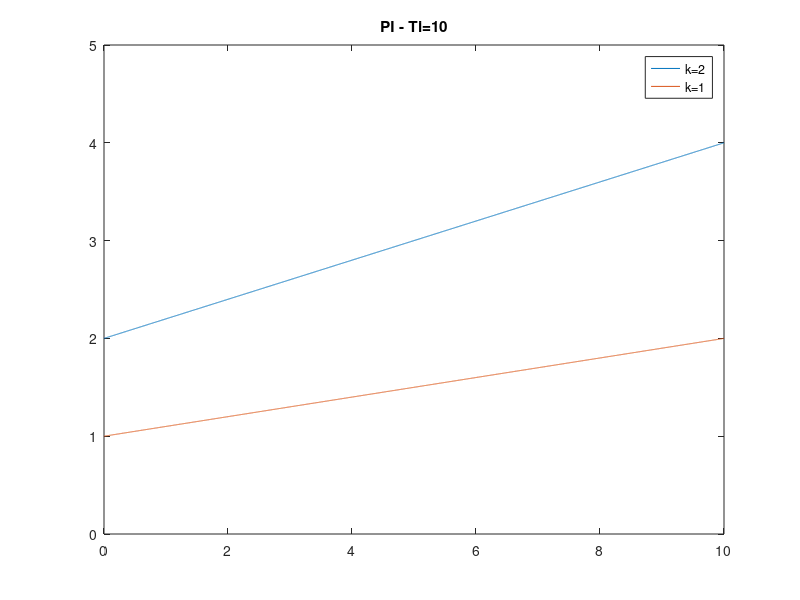
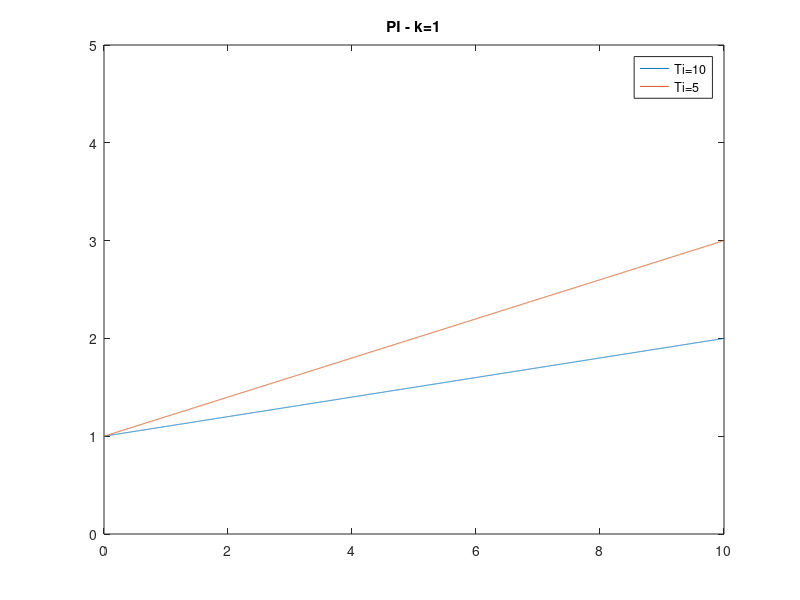
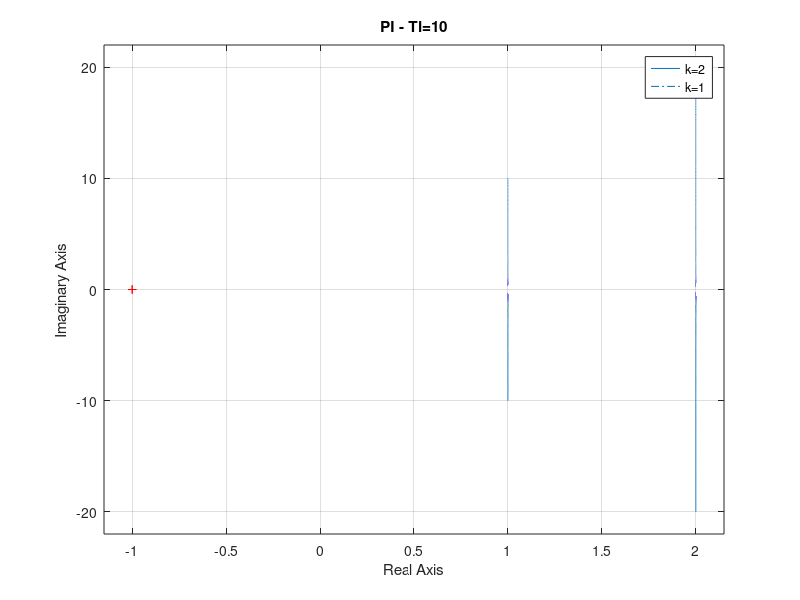
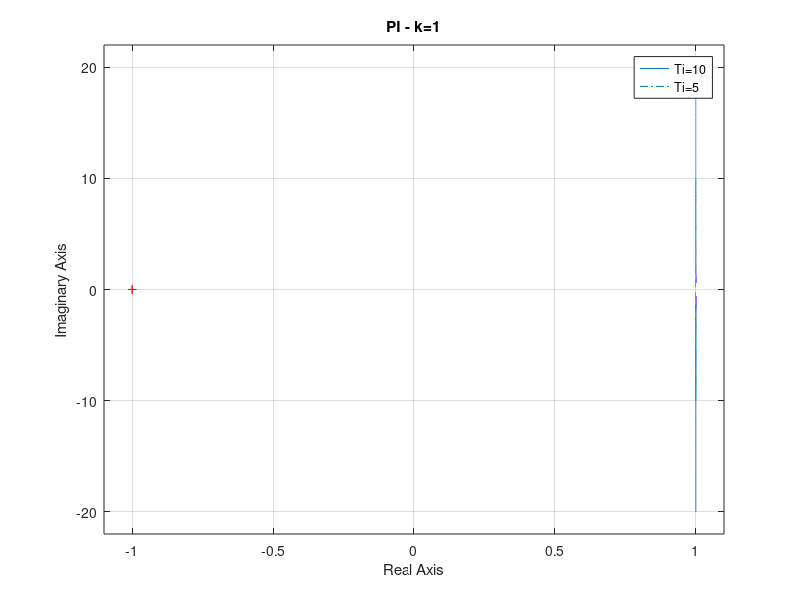

MATLAB code to generate these figures, in order:
s=tf('s');
t=linspace(0,10,10000);

k=2;
Ti=10;

PI=k*(1+1/(Ti*s))

y = step(PI,t);
plot(t,y);
axis([0 10 0 5]);
hold on;

k=1;
Ti=10;
PI=k*(1+1/(Ti*s));
y = step(PI,t);
plot(t,y);

title('PI - Ti=10');
legend('k=2','k=1');

hold off;


figure(2);

k=1;
Ti=10;

PI=k*(1+1/(Ti*s))

y = step(PI,t);
plot(t,y);
axis([0 10 0 5]);
hold on;

k=1;
Ti=5;
PI=k*(1+1/(Ti*s));
y = step(PI,t);
plot(t,y);

title('PI - k=1');
legend('Ti=10','Ti=5');

hold off;
%%%%%%%%%%%%nesquik

figure(3)
k=2;
Ti=10;
t=logspace(-2,2,10000);

PI=k*(1+1/(Ti*s))

nyquist(PI,t);
axis([-2 8 -4 2]);
hold on;

k=1;
Ti=10;
PI=k*(1+1/(Ti*s));
nyquist(PI,t);

title('PI - Ti=10');
legend('k=2','k=1');

hold off;


figure(4);

k=1;
Ti=10;

PI=k*(1+1/(Ti*s))

nyquist(PI,t);
axis([-2 8 -4 2]);
hold on;

k=1;
Ti=5;
PI=k*(1+1/(Ti*s));
nyquist(PI,t);
title('PI - k=1');
legend('Ti=10','Ti=5');

hold off;

%%%%% bode


figure(5)
k=2;
Ti=10;
t=logspace(-2,2,10000);

PI=k*(1+1/(Ti*s))

bode(PI,t);
%axis([-2 8 -4 2]);
hold on;

k=1;
Ti=10;
PI=k*(1+1/(Ti*s));
bode(PI,t);

title('PI - Ti=10');
legend('k=2','k=1');

hold off;


figure(6);

k=1;
Ti=10;

PI=k*(1+1/(Ti*s))

bode(PI,t);
% axis([-2 8 -4 2]);
hold on;

k=1;
Ti=5;
PI=k*(1+1/(Ti*s));
bode(PI,t);
title('PI - k=1');
legend('Ti=10','Ti=5');

hold off;

